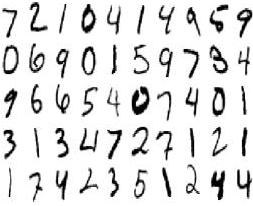
%> input picture Digit-Recognition-CNN/images/image4.jpg, 253 x 206 px, given in place of 1.png, which was not available
$ octave q3_3.m   (GNU Octave 9; MATLAB toolbox functions it lacks are replaced by stand-ins)
%> lines starting %> are read from the running program, lines starting %| are printed output that depends on the picture; pictures that were not available may be replaced by others from this repository, and a replacement may not be noted
### Digit-Recognition-CNN/matlab/get_lenet.m
function layers = get_lenet()

    layers{1}.type = 'DATA';
    layers{1}.height = 28;
    layers{1}.width = 28;
    layers{1}.channel = 1;
    layers{1}.batch_size = 100;

    layers{2}.type = 'CONV';
    layers{2}.num = 20;
    layers{2}.k = 5;
    layers{2}.stride = 1;
    layers{2}.pad = 0;
    layers{2}.group = 1;

    layers{3}.type = 'RELU';

    layers{4}.type = 'POOLING';
    layers{4}.k = 2;
    layers{4}.stride = 2;
    layers{4}.pad = 0;


    layers{5}.type = 'CONV';
    layers{5}.k = 5;
    layers{5}.stride = 1;
    layers{5}.pad = 0;
    layers{5}.group = 1;
    layers{5}.num = 50;

    layers{6}.type = 'RELU';

    layers{7}.type = 'POOLING';
    layers{7}.k = 2;
    layers{7}.stride = 2;
    layers{7}.pad = 0;

    layers{8}.type = 'IP';
    layers{8}.num = 500;
    layers{8}.init_type = 'uniform';

    layers{9}.type = 'RELU';

    layers{10}.type = 'LOSS';
    layers{10}.num = 10;

end

### Digit-Recognition-CNN/matlab/q3_3.m
% Q3.3
clear all;
close all;

layers = get_lenet();
load lenet.mat
num = 5;
n_dim = 28;
x_real_world = zeros(n_dim*n_dim, num);
y_real_world = zeros(1, num);

for i = 1:num
    I = imread(strcat('../test/', int2str(i), '.png'));
%> I is the input picture: size 206x253x3 uint8; min 0, max 255, mean 224.1
    if (ndims(I) == 3)
        I = rgb2gray(I);
%> I: size 206x253 uint8
    end
    I = imresize(255-I,[n_dim, n_dim]);
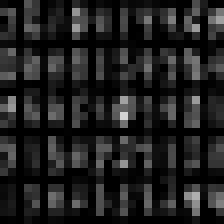
%> I: size 28x28 uint8 (shown 8 times larger); min 0, max 211, mean 32.1
%     I = flipud(rot90(I));
    I = I';
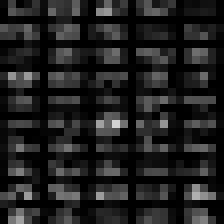
%> I: size 28x28 uint8 (shown 8 times larger); min 0, max 211, mean 32.1; mean of the top-left, top-right, bottom-left and bottom-right quarters 33.9, 27.5, 35.2, 31.8
    I = reshape(I, [], 1);
%> I = 784 values, max 211 at index 408, min 0 at index 2, mean 32.09
    x_real_world(:, i) = I;
    y_real_world(:, i) = i;
%     img = x_real_world(:, i);
%     img = reshape(img, 28, 28);
%     figure, imshow(img);
end
%> pass 2 of the loop `for i = 1:num`:
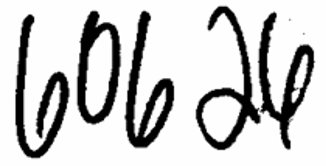
%> input picture Digit-Recognition-CNN/images/image3.png, 326 x 166 px, given in place of 2.png, which was not available
%> I is the input picture: size 166x326x3 uint8; min 0, max 255, mean 201.6
%> `I = imresize(255-I,[n_dim, n_dim]);`:
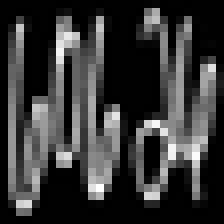
%> I: size 28x28 uint8 (shown 8 times larger); min 0, max 255, mean 54.6
%> `I = I';`:
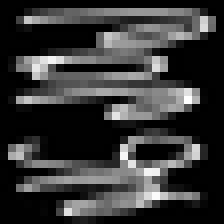
%> I: size 28x28 uint8 (shown 8 times larger); min 0, max 255, mean 54.6; mean of the top-left, top-right, bottom-left and bottom-right quarters 54.1, 71.6, 37.8, 55
%> `I = reshape(I, [], 1);`: I = 784 values, max 255 at index 657, min 0 at index 8, mean 54.61
%> (the run ends here)
